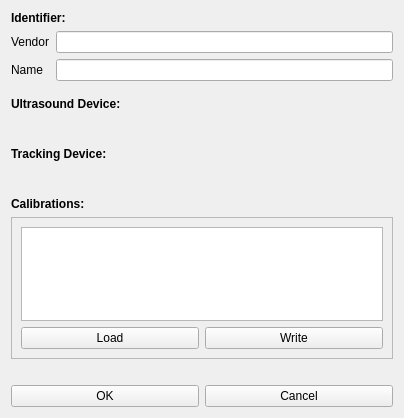
<?xml version="1.0" encoding="UTF-8"?>
<ui version="4.0">
 <class>QmitkUSCombinedModalityEditWidget</class>
 <widget class="QWidget" name="QmitkUSCombinedModalityEditWidget">
  <property name="geometry">
   <rect>
    <x>0</x>
    <y>0</y>
    <width>404</width>
    <height>418</height>
   </rect>
  </property>
  <property name="minimumSize">
   <size>
    <width>0</width>
    <height>350</height>
   </size>
  </property>
  <property name="windowTitle">
   <string>Form</string>
  </property>
  <layout class="QVBoxLayout" name="verticalLayout">
   <item>
    <widget class="QLabel" name="label_4">
     <property name="text">
      <string>&lt;html&gt;&lt;head/&gt;&lt;body&gt;&lt;p&gt;&lt;span style=&quot; font-weight:600;&quot;&gt;Identifier:&lt;/span&gt;&lt;/p&gt;&lt;/body&gt;&lt;/html&gt;</string>
     </property>
    </widget>
   </item>
   <item>
    <layout class="QFormLayout" name="formLayout">
     <item row="1" column="0">
      <widget class="QLabel" name="nameLineEditLabel">
       <property name="text">
        <string>Name</string>
       </property>
      </widget>
     </item>
     <item row="1" column="1">
      <widget class="QLineEdit" name="nameLineEdit">
       <property name="text">
        <string/>
       </property>
      </widget>
     </item>
     <item row="0" column="0">
      <widget class="QLabel" name="vendorLineEditLabel">
       <property name="text">
        <string>Vendor</string>
       </property>
      </widget>
     </item>
     <item row="0" column="1">
      <widget class="QLineEdit" name="vendorLineEdit">
       <property name="text">
        <string/>
       </property>
      </widget>
     </item>
    </layout>
   </item>
   <item>
    <spacer name="verticalSpacer_2">
     <property name="orientation">
      <enum>Qt::Vertical</enum>
     </property>
     <property name="sizeType">
      <enum>QSizePolicy::Fixed</enum>
     </property>
     <property name="sizeHint" stdset="0">
      <size>
       <width>20</width>
       <height>10</height>
      </size>
     </property>
    </spacer>
   </item>
   <item>
    <widget class="QLabel" name="usDevicesServiceListLabel">
     <property name="font">
      <font>
       <weight>75</weight>
       <bold>true</bold>
      </font>
     </property>
     <property name="text">
      <string>Ultrasound Device:</string>
     </property>
    </widget>
   </item>
   <item>
    <widget class="QLabel" name="ultrasoundDeviceLabel">
     <property name="text">
      <string/>
     </property>
    </widget>
   </item>
   <item>
    <spacer name="verticalSpacer_3">
     <property name="orientation">
      <enum>Qt::Vertical</enum>
     </property>
     <property name="sizeType">
      <enum>QSizePolicy::Fixed</enum>
     </property>
     <property name="sizeHint" stdset="0">
      <size>
       <width>20</width>
       <height>10</height>
      </size>
     </property>
    </spacer>
   </item>
   <item>
    <widget class="QLabel" name="trackingDevicesServiceListLabel">
     <property name="font">
      <font>
       <weight>75</weight>
       <bold>true</bold>
      </font>
     </property>
     <property name="text">
      <string>Tracking Device:</string>
     </property>
    </widget>
   </item>
   <item>
    <widget class="QLabel" name="trackingDeviceLabel">
     <property name="text">
      <string/>
     </property>
    </widget>
   </item>
   <item>
    <spacer name="verticalSpacer_4">
     <property name="orientation">
      <enum>Qt::Vertical</enum>
     </property>
     <property name="sizeType">
      <enum>QSizePolicy::Fixed</enum>
     </property>
     <property name="sizeHint" stdset="0">
      <size>
       <width>20</width>
       <height>10</height>
      </size>
     </property>
    </spacer>
   </item>
   <item>
    <widget class="QLabel" name="label_3">
     <property name="text">
      <string>&lt;html&gt;&lt;head/&gt;&lt;body&gt;&lt;p&gt;&lt;span style=&quot; font-weight:600;&quot;&gt;Calibrations:&lt;/span&gt;&lt;/p&gt;&lt;/body&gt;&lt;/html&gt;</string>
     </property>
    </widget>
   </item>
   <item>
    <widget class="QFrame" name="frame">
     <property name="frameShape">
      <enum>QFrame::StyledPanel</enum>
     </property>
     <property name="frameShadow">
      <enum>QFrame::Sunken</enum>
     </property>
     <layout class="QVBoxLayout" name="verticalLayout_2">
      <item>
       <widget class="QTableView" name="calibrationsTable">
        <property name="selectionMode">
         <enum>QAbstractItemView::NoSelection</enum>
        </property>
        <attribute name="horizontalHeaderDefaultSectionSize">
         <number>80</number>
        </attribute>
        <attribute name="horizontalHeaderMinimumSectionSize">
         <number>15</number>
        </attribute>
        <attribute name="horizontalHeaderStretchLastSection">
         <bool>true</bool>
        </attribute>
        <attribute name="verticalHeaderVisible">
         <bool>false</bool>
        </attribute>
       </widget>
      </item>
      <item>
       <layout class="QHBoxLayout" name="horizontalLayout_2">
        <item>
         <widget class="QPushButton" name="calibrationsLoadButton">
          <property name="toolTip">
           <string>Load Calibrations from File System</string>
          </property>
          <property name="text">
           <string>Load</string>
          </property>
          <property name="icon">
           <iconset resource="../../../resources/USNavigation.qrc">
            <normaloff>:/USNavigation/document-open.png</normaloff>:/USNavigation/document-open.png</iconset>
          </property>
         </widget>
        </item>
        <item>
         <widget class="QPushButton" name="calibrationsSaveButton">
          <property name="toolTip">
           <string>Write Calibrations to File System</string>
          </property>
          <property name="text">
           <string>Write</string>
          </property>
          <property name="icon">
           <iconset resource="../../../resources/USNavigation.qrc">
            <normaloff>:/USNavigation/document-save.png</normaloff>:/USNavigation/document-save.png</iconset>
          </property>
         </widget>
        </item>
       </layout>
      </item>
     </layout>
    </widget>
   </item>
   <item>
    <spacer name="verticalSpacer">
     <property name="orientation">
      <enum>Qt::Vertical</enum>
     </property>
     <property name="sizeType">
      <enum>QSizePolicy::Fixed</enum>
     </property>
     <property name="sizeHint" stdset="0">
      <size>
       <width>20</width>
       <height>20</height>
      </size>
     </property>
    </spacer>
   </item>
   <item>
    <layout class="QHBoxLayout" name="horizontalLayout">
     <item>
      <widget class="QPushButton" name="saveButton">
       <property name="enabled">
        <bool>true</bool>
       </property>
       <property name="text">
        <string>OK</string>
       </property>
       <property name="icon">
        <iconset resource="../../../resources/USNavigation.qrc">
         <normaloff>:/USNavigation/accept.png</normaloff>:/USNavigation/accept.png</iconset>
       </property>
      </widget>
     </item>
     <item>
      <widget class="QPushButton" name="cancelButton">
       <property name="text">
        <string>Cancel</string>
       </property>
       <property name="icon">
        <iconset resource="../../../resources/USNavigation.qrc">
         <normaloff>:/USNavigation/restart.png</normaloff>:/USNavigation/restart.png</iconset>
       </property>
      </widget>
     </item>
    </layout>
   </item>
  </layout>
 </widget>
 <resources>
  <include location="../../../resources/USNavigation.qrc"/>
 </resources>
 <connections>
  <connection>
   <sender>saveButton</sender>
   <signal>clicked()</signal>
   <receiver>QmitkUSCombinedModalityEditWidget</receiver>
   <slot>OnSaveButtonClicked()</slot>
   <hints>
    <hint type="sourcelabel">
     <x>104</x>
     <y>347</y>
    </hint>
    <hint type="destinationlabel">
     <x>201</x>
     <y>184</y>
    </hint>
   </hints>
  </connection>
  <connection>
   <sender>cancelButton</sender>
   <signal>clicked()</signal>
   <receiver>QmitkUSCombinedModalityEditWidget</receiver>
   <slot>OnCancelButtonClicked()</slot>
   <hints>
    <hint type="sourcelabel">
     <x>299</x>
     <y>347</y>
    </hint>
    <hint type="destinationlabel">
     <x>201</x>
     <y>184</y>
    </hint>
   </hints>
  </connection>
  <connection>
   <sender>calibrationsSaveButton</sender>
   <signal>clicked()</signal>
   <receiver>QmitkUSCombinedModalityEditWidget</receiver>
   <slot>OnCalibrationsSaveButtonClicked()</slot>
   <hints>
    <hint type="sourcelabel">
     <x>201</x>
     <y>348</y>
    </hint>
    <hint type="destinationlabel">
     <x>201</x>
     <y>208</y>
    </hint>
   </hints>
  </connection>
  <connection>
   <sender>calibrationsLoadButton</sender>
   <signal>clicked()</signal>
   <receiver>QmitkUSCombinedModalityEditWidget</receiver>
   <slot>OnCalibrationsLoadButtonClicked()</slot>
   <hints>
    <hint type="sourcelabel">
     <x>109</x>
     <y>337</y>
    </hint>
    <hint type="destinationlabel">
     <x>201</x>
     <y>208</y>
    </hint>
   </hints>
  </connection>
 </connections>
 <slots>
  <slot>SignalAborted()</slot>
  <slot>OnSaveButtonClicked()</slot>
  <slot>OnCancelButtonClicked()</slot>
  <slot>OnCalibrationsSaveButtonClicked()</slot>
  <slot>OnCalibrationsLoadButtonClicked()</slot>
 </slots>
</ui>
